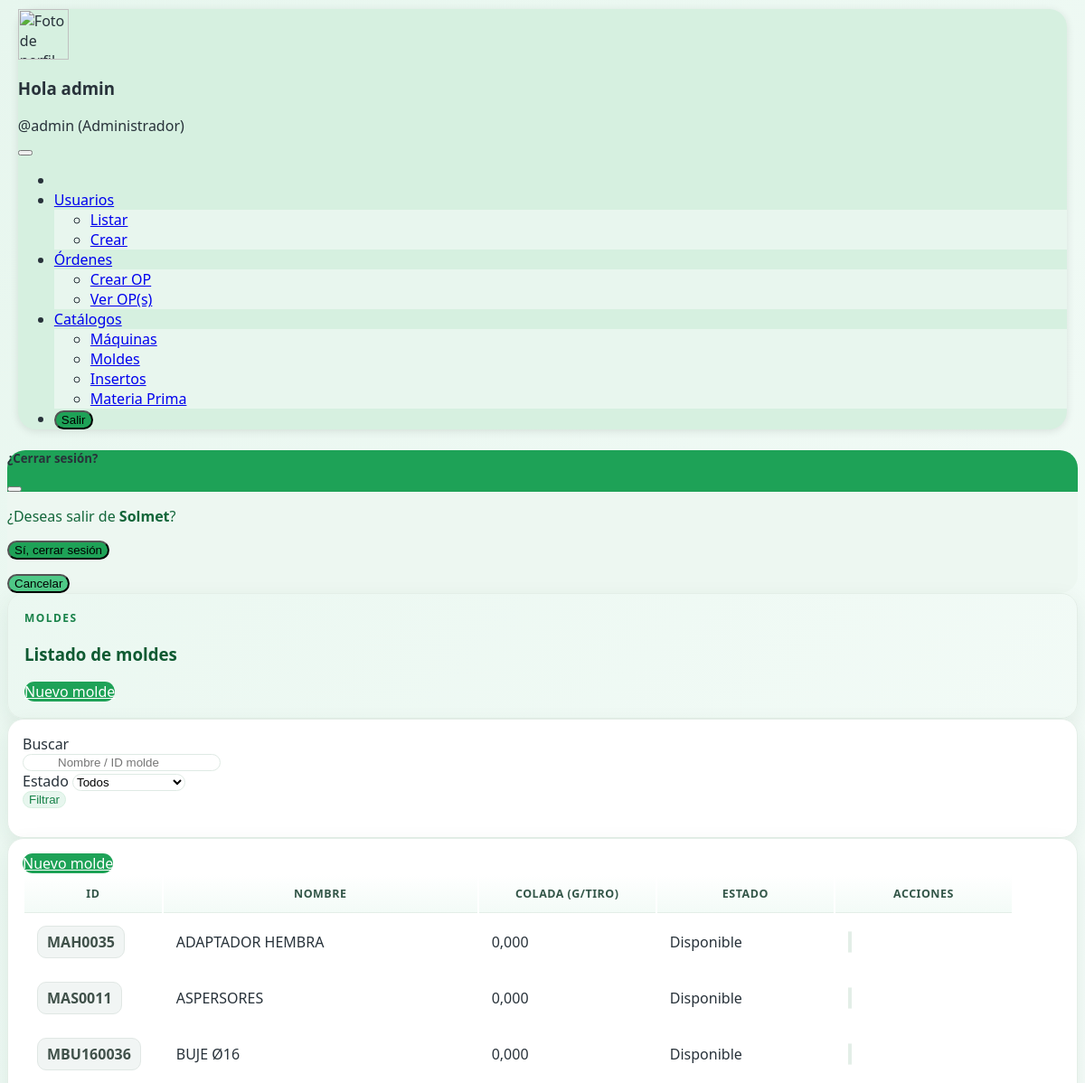
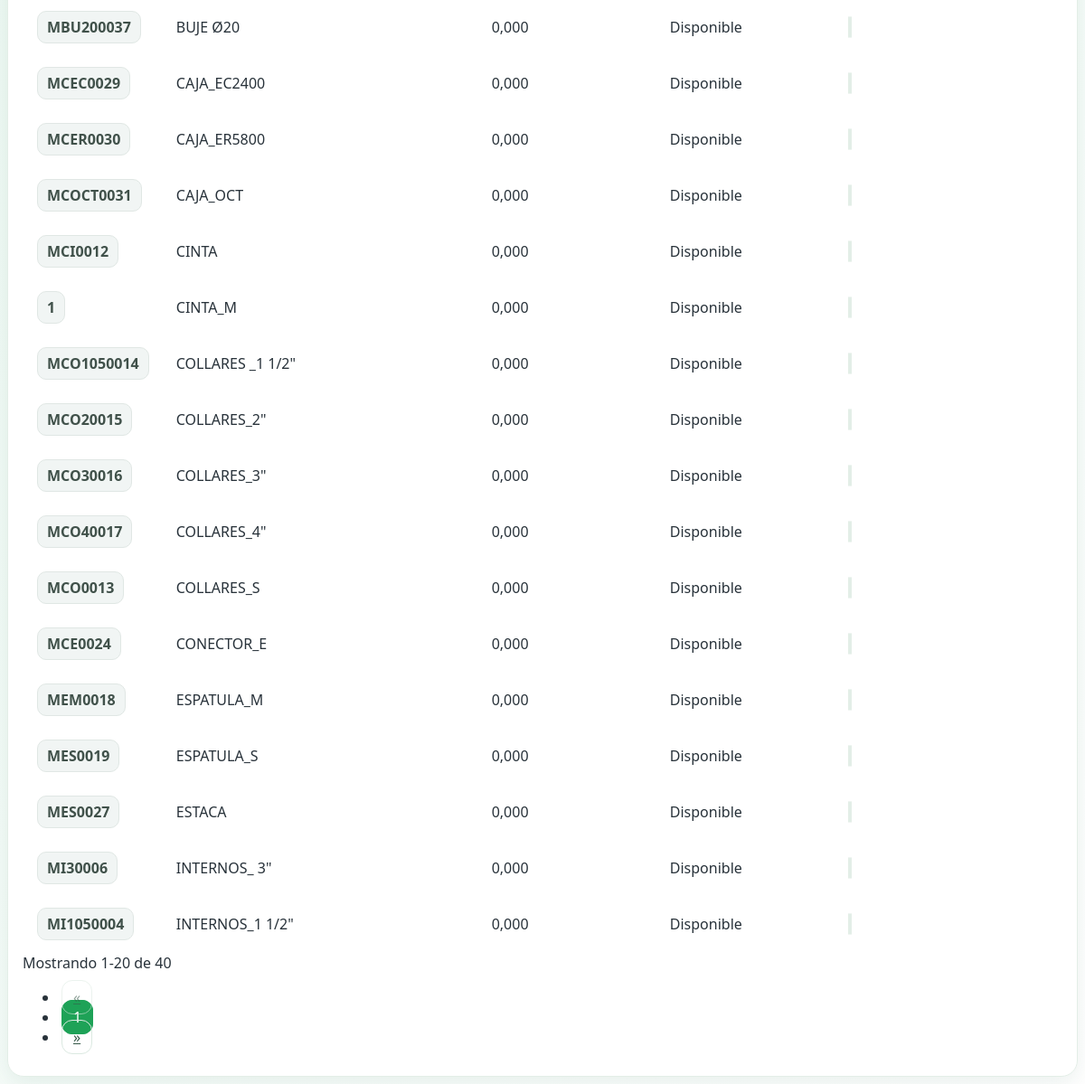
The page /PRESENTACION/Molde/listar.php (signed in) on the database its author committed (2 pictures, top to bottom).
### tables this page shows
CREATE TABLE `molde` (
  `id_molde` varchar(25) NOT NULL,
  `nombre` varchar(100) NOT NULL,
  `peso_colada_g` decimal(10,3) NOT NULL,
  `estado` enum('disponible','mantenimiento','fuera_servicio') NOT NULL DEFAULT 'disponible',
  `created_at` timestamp NOT NULL DEFAULT current_timestamp(),
  `updated_at` timestamp NULL DEFAULT NULL ON UPDATE current_timestamp()
);

### PERSISTENCIA/Conexion.php (called while the page is built, shortened)
<?php
class Conexion {
    private ?PDO $pdo  = null;
    private ?PDOStatement $stmt = null;
    private string $host = '';
    private string $port = '';
    private string $db   = '';
    private string $user = '';
    private string $pass = '';
    public function __construct() {
        $this->host = getenv('DB_HOST') ?: '127.0.0.1';
        $this->port = getenv('DB_PORT') ?: '3306';
        $this->db   = getenv('DB_NAME') ?: 'solmet';
        $this->user = getenv('DB_USER') ?: 'root';
        $this->pass = getenv('DB_PASS') ?: '';
    }
    public function abrir(): void {
        $dsn = "mysql:host={$this->host};port={$this->port};dbname={$this->db};charset=utf8mb4";
        $opts = [
            PDO::ATTR_ERRMODE            => PDO::ERRMODE_EXCEPTION,
            PDO::ATTR_DEFAULT_FETCH_MODE => PDO::FETCH_BOTH,
            PDO::ATTR_EMULATE_PREPARES   => false,
            PDO::MYSQL_ATTR_INIT_COMMAND => "SET NAMES utf8mb4 COLLATE utf8mb4_general_ci",
            PDO::ATTR_PERSISTENT         => false,
            PDO::MYSQL_ATTR_USE_BUFFERED_QUERY => true,
        ];
        $this->pdo = new PDO($dsn, $this->user, $this->pass, $opts);
    }
    public function ejecutar(string $sql, array $params = []): void {
        $this->stmt = $this->pdo->prepare($sql);
        $this->stmt->execute($params);
    }
    public function registro(): array|false {
        return $this->stmt ? $this->stmt->fetch() : false;
    }
    public function cerrar(): void {
        $this->stmt = null;
        $this->pdo  = null;
    }
}

### PRESENTACION/Molde/listar.php (the view, shortened to what this page needs)
<?php
require_once __DIR__ . '/../../persistencia/Conexion.php';
$rol = $_SESSION['rol'] ?? null;
if ($rol === 'admin') include_once __DIR__ . '/../Admin/menuAdmin.php';
else                 include_once __DIR__ . '/../Operador/menuOperador.php';
function h($s){ return htmlspecialchars((string)$s, ENT_QUOTES, 'UTF-8'); }
function fmt_n($n,$d=2){ $x=is_numeric($n)?(float)$n:0; return number_format($x,$d,',','.'); }
function badgeEstadoMolde($e){
  $e = strtolower((string)$e);
  $map = [
    'disponible'      => 'success',
    'mantenimiento'   => 'warning',
    'fuera_servicio'  => 'secondary'
  ];
  $labels = [
    'disponible'      => 'Disponible',
    'mantenimiento'   => 'Mantenimiento',
    'fuera_servicio'  => 'Fuera de servicio'
  ];
  $cls = $map[$e] ?? 'secondary';
  $txt = $labels[$e] ?? '—';
  return '<span class="badge rounded-pill bg-'.$cls.'">'.h($txt).'</span>';
}
function linkP($p){ $qs=$_GET; $qs['p']=(int)$p; return '?'.http_build_query($qs); }
$URL_CREAR  = '?pid=' . base64_encode('PRESENTACION/Molde/crear.php');
$URL_EDIT   = '?pid=' . base64_encode('PRESENTACION/Molde/editar.php');
$URL_DEL    = '?pid=' . base64_encode('PRESENTACION/Molde/eliminar.php');
$q        = trim($_GET['q'] ?? '');
$estado   = trim($_GET['estado'] ?? '');
$pag      = max(1, (int)($_GET['p'] ?? 1));
$PER_PAGE = 20;
$off      = ($pag - 1) * $PER_PAGE;
$rows = [];
$total = 0;
$cx = new Conexion();
$cx->abrir();
try {
  if ($q === '' && $estado === 'disponible') {
    $disponibles = Molde::listarDisponibles();
    $total = count($disponibles);
    $slice = array_slice($disponibles, $off, $PER_PAGE);
    foreach ($slice as $m) {
      $rows[] = [
        'id_molde' => $m['id']         ?? ($m['id_molde'] ?? ''),
        'nombre'   => $m['nombre']     ?? '',
        'colada_g' => $m['colada_g']   ?? ($m['peso_colada_g'] ?? null),
        'estado'   => 'disponible',
      ];
    }
  } else {
    $where  = [];
    $params = [];
    $wSQL = $where ? ('WHERE '.implode(' AND ', $where)) : '';
    $cx->ejecutar("SELECT COUNT(*) FROM molde mo $wSQL", $params);
    $total = (int)($cx->registro()[0] ?? 0);
    $sql = "
      SELECT mo.id_molde, mo.nombre, mo.peso_colada_g AS colada_g,
             COALESCE(mo.estado,'') AS estado
        FROM molde mo
        $wSQL
       ORDER BY mo.nombre ASC
       LIMIT $PER_PAGE OFFSET $off
    ";
    $cx->ejecutar($sql, $params);
    while ($r = $cx->registro()) $rows[] = $r;
  }
} finally {
  $cx->cerrar();
}
$totPages = max(1, (int)ceil($total / $PER_PAGE));
?>
<div class="container-xxl px-3 px-md-4 px-lg-5 my-3 page-wrap">
  <div class="hero mb-3">
    <div class="d-flex align-items-center justify-content-between flex-wrap gap-2">
      <div>
        <div class="eyebrow mb-1">Moldes</div>
        <h3 class="hero-title mb-0">Listado de moldes</h3>
      </div>
      <?php if ($rol === 'admin'): ?>
      <a class="btn btn-accent" href="<?= h($URL_CREAR) ?>">
        <i class="fa-solid fa-plus me-1"></i> Nuevo molde
      </a>
      <?php endif; ?>
    </div>
  </div>
  <div class="card-elev mb-3">
    <div class="card-body">
      <form class="row g-3 g-md-2 align-items-end" method="get">
        <div class="col-12 col-md-5">
          <label class="form-label small text-muted mb-1">Buscar</label>
          <div class="input-with-icon">
            <input type="text" name="q" value="<?= h($q) ?>" class="form-control soft-input" placeholder="Nombre / ID molde">
          </div>
        </div>
        <div class="col-6 col-md-3">
          <label class="form-label small text-muted mb-1">Estado</label>
          <select name="estado" class="form-select soft-input">
            <option value="">Todos</option>
          </select>
        </div>
        <div class="col-6 col-md-2">
          <button class="btn btn-success-soft w-100">
            <i class="fa-solid fa-filter me-1"></i> Filtrar
          </button>
        </div>
      </form>
    </div>
  </div>
  <div class="card-elev">
    <div class="card-body">
      <?php if ($rol === 'admin'): ?>
        <div class="d-flex justify-content-end mb-2">
          <a class="btn btn-accent" href="<?= h($URL_CREAR) ?>">
            <i class="fa-solid fa-plus me-1"></i> Nuevo molde
          </a>
        </div>
      <?php endif; ?>
      <div class="table-responsive table-wrap">
        <table class="table align-middle sticky-head">
          <thead>
            <tr>
              <th style="width:14%">ID</th>
              <th>Nombre</th>
              <th class="text-end" style="width:18%">Colada (g/tiro)</th>
              <th style="width:18%">Estado</th>
              <th class="text-end" style="width:18%">Acciones</th>
            </tr>
          </thead>
          <tbody>
            <?php if (empty($rows)): ?>
              <tr>
                <td colspan="5" class="text-center text-muted py-4">
                  <div class="d-flex flex-column align-items-center gap-2">
                    <i class="fa-regular fa-folder-open" style="font-size:26px; color:var(--g600);"></i>
                    <div>No hay moldes para los filtros aplicados.</div>
                  </div>
                </td>
              </tr>
            <?php else: foreach ($rows as $r):
              $id      = $r['id_molde'] ?? $r['id'] ?? $r[0] ?? '';
              $nombre  = $r['nombre']   ?? $r[1] ?? '';
              $colada  = $r['colada_g'] ?? $r['peso_colada_g'] ?? $r[2] ?? null;
              $estR    = $r['estado']   ?? $r[3] ?? '';
            ?>
              <tr>
                <td class="fw-semibold"><span class="code-chip"><?= h($id) ?></span></td>
                <td><?= h($nombre) ?></td>
                <td class="text-end"><?= $colada!==null ? fmt_n($colada,3) : '—' ?></td>
                <td><?= badgeEstadoMolde((string)$estR) ?></td>
                <td class="text-end">
                  <div class="btn-group gap-1">
                    <?php if ($rol === 'admin'): ?>
                      <a class="btn btn-sm btn-ghost" href="<?= h($URL_EDIT) . '&id=' . urlencode($id) ?>" title="Editar">
                      </a>
                      <a
  class="btn btn-sm btn-ghost"
  href="<?= h($URL_DEL) . '&id=' . urlencode($id) ?>"
  title="Eliminar"
  onclick="return confirm(<?= json_encode("¿Eliminar el molde $id? Esta acción no se puede deshacer.") ?>);"
>
</a>
                    <?php endif; ?>
                  </div>
                </td>
              </tr>
            <?php endforeach; endif; ?>
          </tbody>
        </table>
      </div>
      <div class="d-flex justify-content-between align-items-center flex-wrap gap-2 mt-3">
        <div class="small text-muted">
          <?php
            $from = $total ? ($off+1) : 0;
            $to   = min($off + $PER_PAGE, $total);
            echo "Mostrando $from-$to de $total";
          ?>
        </div>
        <nav>
          <ul class="pagination custom-pg mb-0">
            <li class="page-item <?= $pag<=1?'disabled':'' ?>">
              <a class="page-link" href="<?= h(linkP(max(1,$pag-1))) ?>">«</a>
            </li>
            <li class="page-item active"><span class="page-link"><?= (int)$pag ?></span></li>
            <li class="page-item <?= $pag>=$totPages?'disabled':'' ?>">
              <a class="page-link" href="<?= h(linkP(min($totPages,$pag+1))) ?>">»</a>
            </li>
          </ul>
        </nav>
      </div>
    </div>
  </div>
</div>

### PRESENTACION/Molde/listar.php (style rules this page uses)
.page-wrap { color:var(--txt); }
.hero { border-radius:18px; border:1px solid var(--border); box-shadow:var(--shadow); padding:18px; }
.eyebrow { letter-spacing:.12em; font-size:.75rem; color:var(--g700); font-weight:700; text-transform:uppercase; }
.hero-title { font-weight:800; color:var(--g800); }
.card-elev { background:#fff; border:1px solid var(--border); border-radius:18px; box-shadow:var(--shadow); overflow:hidden; }
.card-elev .card-body { padding:16px; }
.soft-input { border-radius:12px; border:1px solid #dfeae4; background:#fff; transition:.2s ease; }
.input-with-icon { position:relative; }
.input-with-icon>input { padding-left:38px; }
.btn-accent { background:var(--g600); border-color:var(--g600); color:#fff; border-radius:12px; }
.btn-success-soft { background:var(--g100); color:var(--g700); border:1px solid var(--g200); border-radius:12px; }
.btn-ghost { background:#fff; border:1px solid var(--border); border-radius:12px; }
.table-wrap { border-radius:14px; overflow:hidden; }
.table.sticky-head thead th { position:sticky; top:0; z-index:1; }
.table thead th { font-size:.78rem; text-transform:uppercase; letter-spacing:.04em; background:linear-gradient(0deg, var(--g50), #fff); color:#335648; border-bottom:1px solid var(--border); }
.table> :not(caption)>*>* { padding:12px 14px; vertical-align:middle; }
.table tbody tr { transition:.15s ease; }
.code-chip { display:inline-block; padding:6px 10px; border-radius:10px; background:#f1f5f4; border:1px solid #e0e7e4; color:#40514a; font-weight:600; }
.pagination.custom-pg .page-link { border-radius:12px; margin:0 3px; border:1px solid #dbe9e1; color:#365949; padding:.45rem .75rem; }
.pagination.custom-pg .page-item.active .page-link { background:var(--g600); border-color:var(--g600); color:#fff; }
.pagination.custom-pg .page-item.disabled .page-link { opacity:.55; }

### rows shown on the page
molde: id_molde "MAH0035", nombre "ADAPTADOR HEMBRA", peso_colada_g "0,000", txt "Disponible"
molde: id_molde "MAS0011", nombre "ASPERSORES", peso_colada_g "0,000", txt "Disponible"
molde: id_molde "MBU160036", nombre "BUJE Ø16", peso_colada_g "0,000", txt "Disponible"
molde: id_molde "MBU200037", nombre "BUJE Ø20", peso_colada_g "0,000", txt "Disponible"
molde: id_molde "MCEC0029", nombre "CAJA_EC2400", peso_colada_g "0,000", txt "Disponible"
molde: id_molde "MCER0030", nombre "CAJA_ER5800", peso_colada_g "0,000", txt "Disponible"
molde: id_molde "MCOCT0031", nombre "CAJA_OCT", peso_colada_g "0,000", txt "Disponible"
molde: id_molde "MCI0012", nombre "CINTA", peso_colada_g "0,000", txt "Disponible"
molde: id_molde "1", nombre "CINTA_M", peso_colada_g "0,000", txt "Disponible"
molde: id_molde "MCO1050014", nombre "COLLARES _1 1/2\"", peso_colada_g "0,000", txt "Disponible"
molde: id_molde "MCO20015", nombre "COLLARES_2\"", peso_colada_g "0,000", txt "Disponible"
molde: id_molde "MCO30016", nombre "COLLARES_3\"", peso_colada_g "0,000", txt "Disponible"
molde: id_molde "MCO40017", nombre "COLLARES_4\"", peso_colada_g "0,000", txt "Disponible"
molde: id_molde "MCO0013", nombre "COLLARES_S", peso_colada_g "0,000", txt "Disponible"
molde: id_molde "MCE0024", nombre "CONECTOR_E", peso_colada_g "0,000", txt "Disponible"
molde: id_molde "MEM0018", nombre "ESPATULA_M", peso_colada_g "0,000", txt "Disponible"
molde: id_molde "MES0019", nombre "ESPATULA_S", peso_colada_g "0,000", txt "Disponible"
molde: id_molde "MES0027", nombre "ESTACA", peso_colada_g "0,000", txt "Disponible"
molde: id_molde "MI30006", nombre "INTERNOS_ 3\"", peso_colada_g "0,000", txt "Disponible"
molde: id_molde "MI1050004", nombre "INTERNOS_1 1/2\"", peso_colada_g "0,000", txt "Disponible"

### other values the page prints
$displayName "admin"
$username "admin"
$from "1"
$to "20"
$total "40"
$pag "1"
